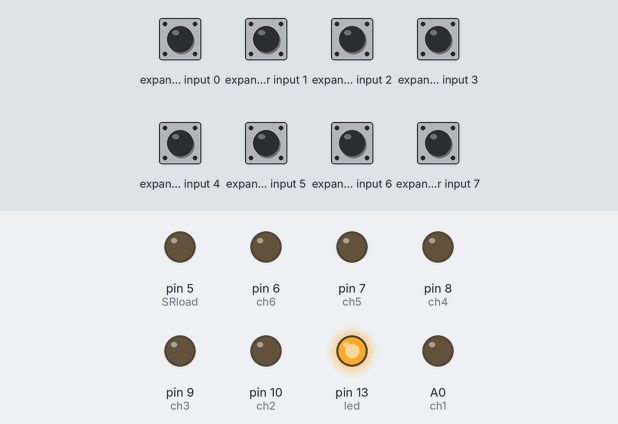
Simulated run of this sketch. Board: Arduino Nano, built with avr-gcc and run on an emulated ATmega328P. Shown: output pins drawn as LEDs (lit = HIGH). Wiring (inferred from the names in the program): input shift register (74HC165): load A1; clock pin 4; serial out pin 2; CE A1. The inputs (shaded band) are chosen by the test bench; at power-on: expander input 0–7 HIGH. Pins used as bus, display or sensor lines are not drawn.

Above: at 0.01 s.
At 0.71 s:
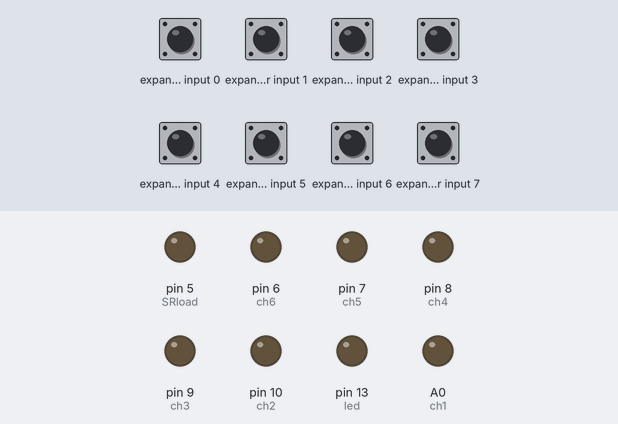
At 1.3 s:
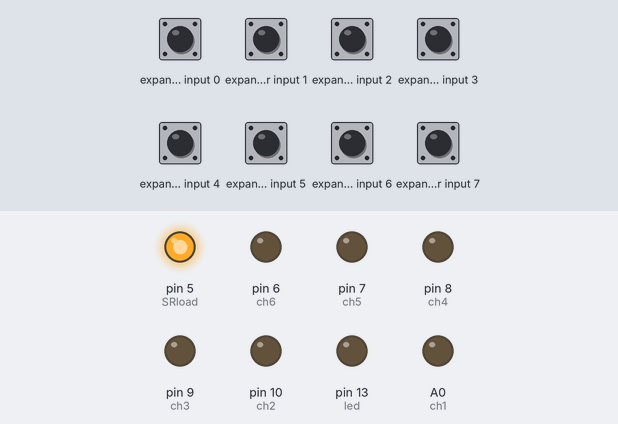
At 2.8 s:
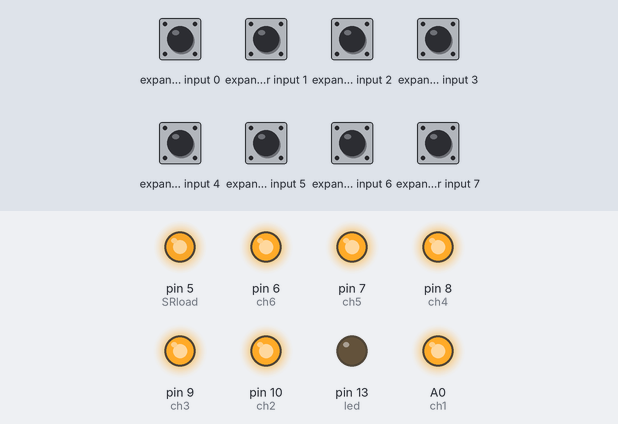
Timing chart, 0 to 4.3 s (numbered marks = the images above):
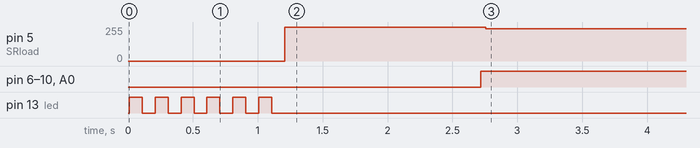

Measured:
- by itself, pin 5 (SRload): 0/255 → 255/255 at 1.2 s, → 241/255 1.5 s later
- by itself, pin 6 (ch6), pin 7 (ch5), pin 8 (ch4), pin 9 (ch3), pin 10 (ch2), A0 (ch1): LOW → HIGH at 2.7 s

The sketch:

SyncSix_ToggleControl.ino
```cpp
//SyncSix Toggle Controll Arduino Sketch. This sketch allows you to manualy toggle the outputs of a SyncSix controller using the buttons.
//The channel will be turned on/off if its coresponding button is pressed.
//The playback audio track (first track) can be triggered by pressing the TRIG button.

#include <SoftwareSerial.h>

#define SRload 5          //define pin connections
#define SRdatain 2
#define SRclock 4
#define SRclocken A1
#define ch1 A0
#define ch2 10
#define ch3 9
#define ch4 8
#define ch5 7
#define ch6 6
#define led 13
#define utrig A2
#define uecho A3
#define pot A7
#define busy A6
#define tx 11
#define rx 12

SoftwareSerial DFSoftwareSerial(rx, tx);                                            // RX, TX of MP3 player
const byte playMP31[] = {0x7E, 0xFF, 0x06, 0x03, 0x00, 0x00, 0x01, 0xEF};           //message to send to MP3 player to play track 1
const byte playMP32[] = {0x7E, 0xFF, 0x06, 0x03, 0x00, 0x00, 0x02, 0xEF};           //message to send to MP3 player to play track 2

bool ch1state;    //global vars to store input states
bool ch2state;
bool ch3state;
bool ch4state;
bool ch5state;
bool ch6state;
bool shiftstate;
bool trigstate;
bool sonicstate;

bool ch1tog = LOW;    //vars to store if channel has been toggeled on
bool ch2tog = LOW;
bool ch3tog = LOW;
bool ch4tog = LOW;
bool ch5tog = LOW;
bool ch6tog = LOW;


void setup() {
  pinMode(led, OUTPUT);  digitalWrite(led, LOW);      //setup LED
  pinMode(pot, INPUT);                                //setup potentiometer
  pinMode(busy, INPUT);                               //setup MP3 player feedback pin


  pinMode(ch1, OUTPUT); digitalWrite(ch1, LOW);       //setup output channel pins and set all to LOW
  pinMode(ch2, OUTPUT); digitalWrite(ch2, LOW);
  pinMode(ch3, OUTPUT); digitalWrite(ch3, LOW);
  pinMode(ch4, OUTPUT); digitalWrite(ch4, LOW);
  pinMode(ch5, OUTPUT); digitalWrite(ch5, LOW);
  pinMode(ch6, OUTPUT); digitalWrite(ch6, LOW);

  pinMode(SRload, OUTPUT);                            //setup input shift register pins
  pinMode(SRclocken, OUTPUT);
  pinMode(SRclock, OUTPUT);
  pinMode(SRdatain, INPUT);


  DFSoftwareSerial.begin(9600);                       //begin serial connection to MP3 player
  byte MP3setvol[] = {0x7E, 0xFF, 0x06, 0x06, 0x00, 0x00, 30, 0xEF};     //read stored volume level
  DFSoftwareSerial.write(MP3setvol, 8);                //set volume of MP3 player

  digitalWrite(led, HIGH); delay(100); digitalWrite(led, LOW); delay(100); digitalWrite(led, HIGH); delay(100); digitalWrite(led, LOW); delay(100); digitalWrite(led, HIGH); delay(100); digitalWrite(led, LOW); delay(100); digitalWrite(led, HIGH); delay(100); digitalWrite(led, LOW); delay(100); digitalWrite(led, HIGH); delay(100); digitalWrite(led, LOW); delay(100); digitalWrite(led, HIGH); delay(100); digitalWrite(led, LOW); delay(100); //blink six times for startup confirmation
}


void loop() {
  inputCheck();   //refresh the inputs

  if (trigstate) {            //if triggered, play audio file
    playMP3(1);  //play first audio file
    delay(300);
  }

  if (ch1state) { //if channel button is pressed
    ch1tog = !ch1tog;         //toggle channel
    delay(200);
  }
  if (ch2state) {
    ch2tog = !ch2tog;
    delay(200);
  }
  if (ch3state) {
    ch3tog = !ch3tog;
    delay(200);
  }
  if (ch4state) {
    ch4tog = !ch4tog;
    delay(200);
  }
  if (ch5state) {
    ch5tog = !ch5tog;
    delay(200);
  }
  if (ch6state) {
    ch6tog = !ch6tog;
    delay(200);
  }


   byte chanStates = 0; chanStates|=ch1tog<<0; chanStates|=ch2tog<<1; chanStates|=ch3tog<<2; chanStates|=ch4tog<<3; chanStates|=ch5tog<<4; chanStates|=ch6tog<<5;    //convert input states to byte representation
   updateCh(chanStates);    //update channel outputs
}


void updateCh(byte states) {            //updates output channels
  if (bitRead(states, 5) == 1) {digitalWrite(ch6, HIGH);}
  else {digitalWrite(ch6, LOW);}

  if (bitRead(states, 4) == 1) {digitalWrite(ch5, HIGH);}
  else {digitalWrite(ch5, LOW);}

  if (bitRead(states, 3) == 1) {digitalWrite(ch4, HIGH);}
  else {digitalWrite(ch4, LOW);}

  if (bitRead(states, 2) == 1) {digitalWrite(ch3, HIGH);}
  else {digitalWrite(ch3, LOW);}

  if (bitRead(states, 1) == 1) {digitalWrite(ch2, HIGH);}
  else {digitalWrite(ch2, LOW);}

  if (bitRead(states, 0) == 1) {digitalWrite(ch1, HIGH);}
  else {digitalWrite(ch1, LOW);}
}


void playMP3(unsigned int track) {        //plays MP3 tracks
  switch (track) {
    case 1:
          DFSoftwareSerial.write(playMP31, 8);      //send code to play 1st MP3
          break;
    case 2:
          DFSoftwareSerial.write(playMP32, 8);      //send code to play 2nd MP3
          break;
  }
}


void inputCheck() {         //refreshes input button states and trig
  digitalWrite(SRload, LOW);  // Write pulse to load pin of 74HC165 shift register
  delayMicroseconds(5);
  digitalWrite(SRload, HIGH);
  delayMicroseconds(5);

  digitalWrite(SRclock, HIGH);  // Get data from 74HC165 shift register
  digitalWrite(SRclocken, LOW);
  byte incoming = shiftIn(SRdatain, SRclock, LSBFIRST);     //recieve incoming byte from shift register
  digitalWrite(SRclocken, HIGH);

  if (!(incoming & 0x80 )) {            //set channel states based on input buttons
    ch1state = HIGH;
  } else ch1state = LOW;

  if (!(incoming &  0x40 )) {
    ch2state = HIGH;
  } else ch2state = LOW;

  if (!(incoming &  0x20 )) {
    ch3state = HIGH;
  } else ch3state = LOW;

  if (!(incoming &  0x10 )) {
    ch4state = HIGH;
  } else ch4state = LOW;

  if (!(incoming &  0x8 )) {
    ch5state = HIGH;
  } else ch5state = LOW;

  if (!(incoming &  0x4 )) {
    ch6state = HIGH;
  } else ch6state = LOW;

  if (!(incoming &  0x2 )) {
    shiftstate = HIGH;
  } else shiftstate = LOW;

  if (!(incoming &  0x1 )) {
    trigstate = HIGH;
  } else trigstate = LOW;

}
```
